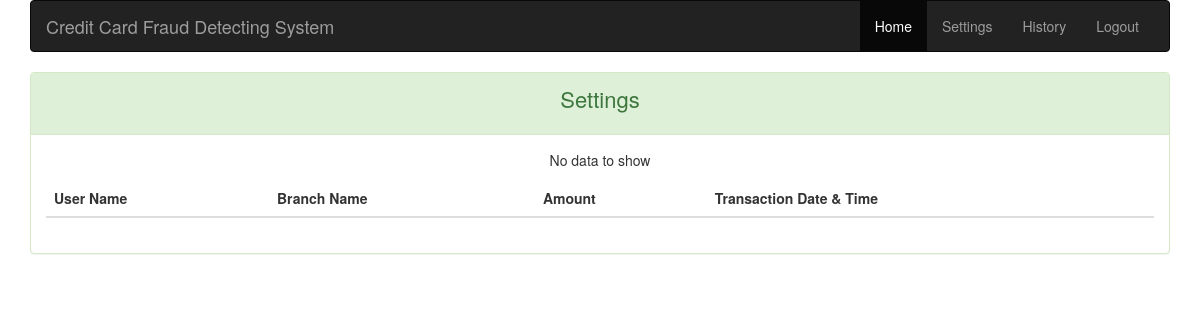
/history.php (signed in), run on an earlier commit of the app's database.
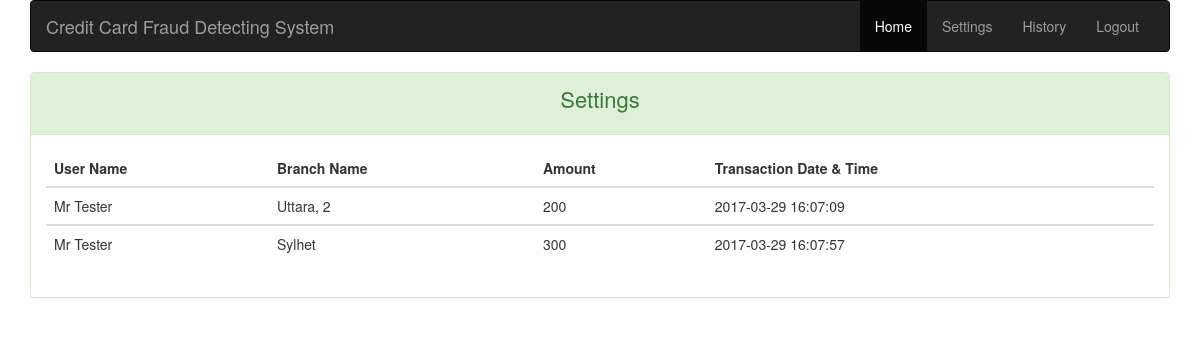
And on a later commit of the database.
### tables this page shows
CREATE TABLE `transaction` (
  `id` int(5) NOT NULL,
  `account_id` int(5) NOT NULL,
  `branch_id` int(5) NOT NULL,
  `amount` int(5) NOT NULL,
  `created_at` timestamp NOT NULL DEFAULT CURRENT_TIMESTAMP
);

CREATE TABLE `users` (
  `id` int(5) NOT NULL,
  `name` varchar(32) NOT NULL,
  `email` varchar(32) NOT NULL,
  `password` varchar(32) NOT NULL,
  `status` int(1) NOT NULL
);

CREATE TABLE `branch` (
  `id` int(5) NOT NULL,
  `name` varchar(32) NOT NULL,
  `location` varchar(64) NOT NULL
);

### history.php (the view, shortened to what this page needs)
<?php
    include 'helper/config.php';
?>
<!DOCTYPE html>
<html>
<head>
	<link rel="stylesheet" type="text/css" href="assets/BS/css/bootstrap.min.css">
	<link rel="stylesheet" type="text/css" href="assets/css/styles.css">
</head>
<body class="container">
    <div class="row">
        <div class="col-sm-12 col-md-12">
            <div class="panel panel-success">
                <div class="panel-heading">
                    <p class="text-22px text-center">Settings</p>
                </div>
                <div class="panel-body">
                    <table class="table">
                        <?php
                            $sql = "SELECT transaction.account_id, transaction.amount, transaction.branch_id, created_at, account.id, account.user_id, users.id, users.name AS user_name, branch.id, branch.name AS branch_name FROM transaction, account, users, branch WHERE transaction.account_id=account.id AND account.user_id=users.id AND branch.id=transaction.branch_id";
                            $transaction_data = $conn->query($sql);
                            echo '
                                <thead>
                                    <tr>
                                        <th>User Name</th>
                                        <th>Branch Name</th>
                                        <th>Amount</th>
                                        <th>Transaction Date & Time</th>
                                    </tr>
                                </thead>
                            ';
                            if($transaction_data->num_rows > 0) {
                                while($row = $transaction_data->fetch_assoc()){
                                    echo '
                                        <tbody>
                                            <tr>
                                                <td>'.$row["user_name"].'</td>
                                                <td>'.$row["branch_name"].'</td>
                                                <td>'.$row["amount"].'</td>
                                                <td>'.$row["created_at"].'</td>
                                            </tr>
                                        </tbody>
                                    ';
                                }
                            }else{
                                echo '<p class="text-center">No data to show</p>';
                            }
                        ?>
                    </table>
                </div>
            </div>
        </div>
    </div>
</body>
</html>

### assets/css/styles.css (style rules this page uses)
.text-22px { font-size: 22px; }

What changed in the data, as far as the page shows it:
added transaction: users.name "Mr Tester", branch.name "Uttara, 2", amount "200", created_at "2017-03-29 16:07:09"
added transaction: users.name "Mr Tester", branch.name "Sylhet", amount "300", created_at "2017-03-29 16:07:57"
Also different on the page:
text no longer shown: "No data to show"
